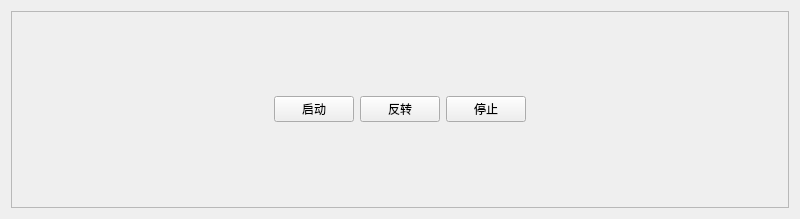
<?xml version="1.0" encoding="UTF-8"?>
<ui version="4.0">
 <class>Widget</class>
 <widget class="QWidget" name="Widget">
  <property name="geometry">
   <rect>
    <x>0</x>
    <y>0</y>
    <width>800</width>
    <height>219</height>
   </rect>
  </property>
  <property name="windowTitle">
   <string>灯控</string>
  </property>
  <layout class="QGridLayout" name="gridLayout">
   <item row="0" column="0">
    <widget class="QFrame" name="frame">
     <property name="frameShape">
      <enum>QFrame::StyledPanel</enum>
     </property>
     <property name="frameShadow">
      <enum>QFrame::Raised</enum>
     </property>
     <layout class="QHBoxLayout" name="horizontalLayout">
      <item>
       <spacer name="horizontalSpacer">
        <property name="orientation">
         <enum>Qt::Horizontal</enum>
        </property>
        <property name="sizeHint" stdset="0">
         <size>
          <width>254</width>
          <height>20</height>
         </size>
        </property>
       </spacer>
      </item>
      <item>
       <widget class="QPushButton" name="pushButton_zhengzhuan">
        <property name="text">
         <string>启动</string>
        </property>
       </widget>
      </item>
      <item>
       <widget class="QPushButton" name="pushButton_fanzhuan">
        <property name="text">
         <string>反转</string>
        </property>
       </widget>
      </item>
      <item>
       <widget class="QPushButton" name="pushButton_stop">
        <property name="text">
         <string>停止</string>
        </property>
       </widget>
      </item>
      <item>
       <spacer name="horizontalSpacer_2">
        <property name="orientation">
         <enum>Qt::Horizontal</enum>
        </property>
        <property name="sizeHint" stdset="0">
         <size>
          <width>253</width>
          <height>20</height>
         </size>
        </property>
       </spacer>
      </item>
     </layout>
    </widget>
   </item>
  </layout>
 </widget>
 <resources/>
 <connections/>
</ui>
